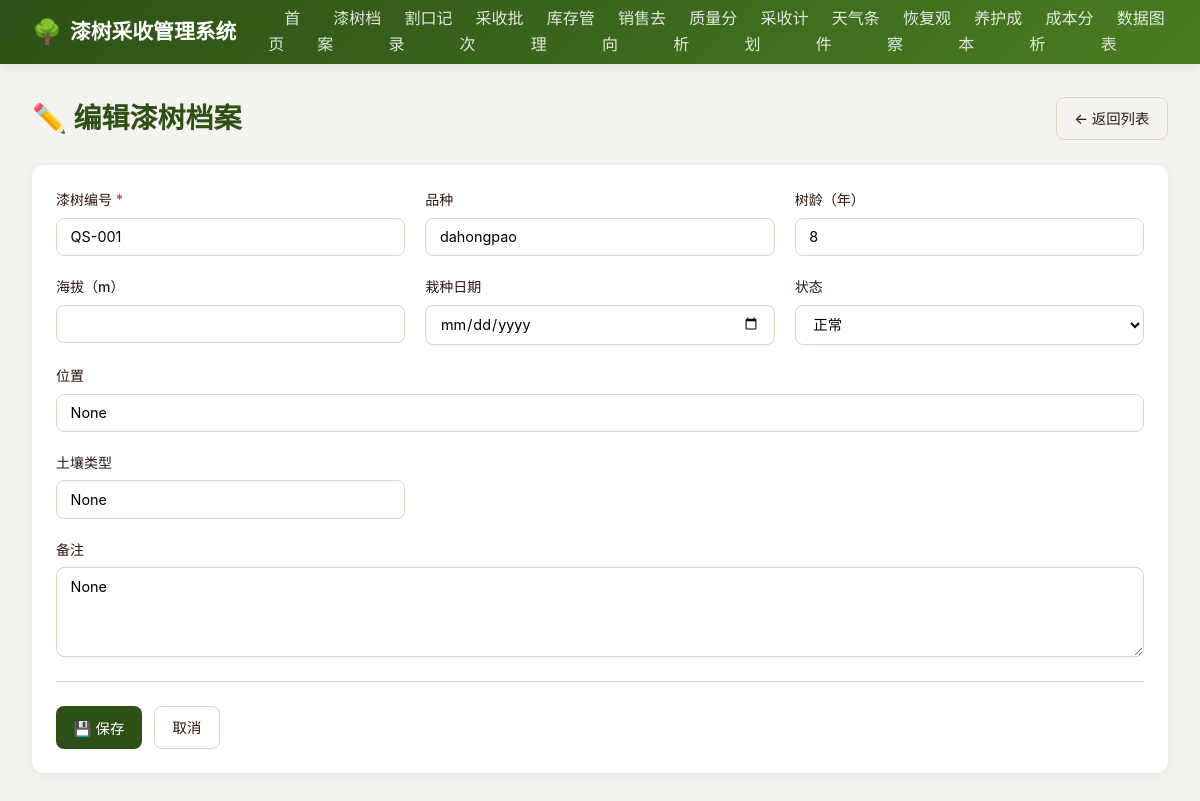
Page /trees/1/edit on the committed database.
### models.py (models this page shows)
class LacquerTree(Base):
    __tablename__ = "lacquer_trees"
    id = Column(Integer, primary_key=True, index=True)
    tree_code = Column(String(50), unique=True, nullable=False, index=True)
    species = Column(String(100))
    age = Column(Integer)
    location = Column(String(200))
    altitude = Column(Float)
    soil_type = Column(String(100))
    planting_date = Column(Date)
    status = Column(String(20), default="正常")
    remarks = Column(Text)
    created_at = Column(DateTime(timezone=True), server_default=func.now())
    incisions = relationship("Incision", back_populates="tree", cascade="all, delete-orphan")
    observations = relationship("RecoveryObservation", back_populates="tree", cascade="all, delete-orphan")

### main.py (the view)
@app.get("/trees/{tree_id}/edit", response_class=HTMLResponse)
async def edit_tree_form(request: Request, tree_id: int, db: Session = Depends(get_db)):
    tree = db.query(models.LacquerTree).filter(models.LacquerTree.id == tree_id).first()
    if not tree:
        raise HTTPException(status_code=404, detail="漆树不存在")
    return templates.TemplateResponse("trees/form.html", {
        "request": request, "tree": tree, "errors": {}
    })

### templates/trees/form.html (shortened to what this page needs)
{% extends "base.html" %}
{% block content %}
<div class="page-header">
  <h1 class="page-title">{% if tree %}✏️ 编辑漆树档案{% else %}➕ 新增漆树档案{% endif %}</h1>
  <a href="/trees" class="btn btn-outline">← 返回列表</a>
</div>
<div class="card">
  <div class="card-body">
    <form method="POST" action="{% if tree %}/trees/{{ tree.id }}/edit{% else %}/trees/new{% endif %}">
      <div class="form-grid">
        <div class="form-group">
          <label>漆树编号 <span class="required">*</span></label>
          <input type="text" name="tree_code" required maxlength="50"
            value="{{ form_data.tree_code if form_data else (tree.tree_code if tree else '') }}"
            placeholder="如：QS-001">
        </div>
        <div class="form-group">
          <label>品种</label>
          <input type="text" name="species" maxlength="100"
            value="{{ form_data.species if form_data else (tree.species if tree else '') }}"
            placeholder="如：大红袍、贵州漆树">
        </div>
        <div class="form-group">
          <label>树龄（年）</label>
          <input type="number" name="age" min="0"
            value="{{ form_data.age if form_data else (tree.age if tree else '') }}">
        </div>
        <div class="form-group">
          <label>海拔（m）</label>
          <input type="number" name="altitude" step="0.1" min="0"
            value="{{ form_data.altitude if form_data else (tree.altitude if tree else '') }}">
        </div>
        <div class="form-group">
          <label>栽种日期</label>
          <input type="date" name="planting_date"
            value="{{ form_data.planting_date if form_data else (tree.planting_date.strftime('%Y-%m-%d') if tree and tree.planting_date else '') }}">
        </div>
        <div class="form-group">
          <label>状态</label>
          <select name="status">
            {% set ns = namespace(selected=form_data.status if form_data else (tree.status if tree else '正常')) %}
            <option value="正常" {% if ns.selected == '正常' %}selected{% endif %}>正常</option>
          </select>
        </div>
        <div class="form-group full">
          <label>位置</label>
          <input type="text" name="location" maxlength="200"
            value="{{ form_data.location if form_data else (tree.location if tree else '') }}"
            placeholder="如：山腰北坡第3排">
        </div>
        <div class="form-group">
          <label>土壤类型</label>
          <input type="text" name="soil_type" maxlength="100"
            value="{{ form_data.soil_type if form_data else (tree.soil_type if tree else '') }}"
            placeholder="如：黄壤、红壤">
        </div>
        <div class="form-group full">
          <label>备注</label>
          <textarea name="remarks" maxlength="500"
            placeholder="其他需要记录的信息...">{{ form_data.remarks if form_data else (tree.remarks if tree else '') }}</textarea>
        </div>
      </div>
      <div class="form-actions">
        <button type="submit" class="btn btn-primary">💾 保存</button>
        <a href="/trees" class="btn btn-outline">取消</a>
      </div>
    </form>
  </div>
</div>
{% endblock %}

### static/css/style.css (style rules this page uses)
:root { --primary: #2d5016; --primary-light: #4a7c23; --secondary: #8b4513; --accent: #d4a574; --bg: #f5f3ef; --card: #ffffff; --text: #2c1810; --text-light: #6b5744; --border: #e0d5c5; --danger: #c0392b; --warning: #e67e22; --success: #27ae60; --info: #2980b9; }
* { margin: 0; padding: 0; box-sizing: border-box; }
body { font-family: -apple-system, BlinkMacSystemFont, "Segoe UI", "PingFang SC", "Microsoft YaHei", sans-serif; background: var(--bg); color: var(--text); line-height: 1.6; }
.page-header { display: flex; justify-content: space-between; align-items: center; margin-bottom: 1.5rem; flex-wrap: wrap; gap: 1rem; }
.page-title { font-size: 1.75rem; font-weight: 700; color: var(--primary); }
.card { background: var(--card); border-radius: 12px; box-shadow: 0 2px 8px rgba(0,0,0,0.06); margin-bottom: 1.5rem; overflow: hidden; }
.card-body { padding: 1.5rem; }
.btn { display: inline-flex; align-items: center; gap: 0.4rem; padding: 0.55rem 1.1rem; border: none; border-radius: 8px; font-size: 0.9rem; font-weight: 500; cursor: pointer; text-decoration: none; transition: all 0.2s; white-space: nowrap; }
.btn-primary { background: var(--primary); color: #fff; }
.btn-outline { background: transparent; border: 1px solid var(--border); color: var(--text); }
.form-grid { display: grid; grid-template-columns: repeat(auto-fit, minmax(280px, 1fr)); gap: 1.25rem; }
.form-group { display: flex; flex-direction: column; gap: 0.4rem; }
.form-group.full { grid-column: 1 / -1; }
label { font-weight: 500; font-size: 0.875rem; color: var(--text); }
label .required { color: var(--danger); }
input, select, textarea { padding: 0.6rem 0.85rem; border: 1px solid var(--border); border-radius: 8px; font-size: 0.9rem; font-family: inherit; background: #fff; transition: all 0.2s; }
textarea { resize: vertical; min-height: 90px; }
.form-actions { display: flex; gap: 0.75rem; margin-top: 1.5rem; padding-top: 1.5rem; border-top: 1px solid var(--border); }

### rows in the picture
LacquerTree: tree_code "QS-001", species "dahongpao", age "8", status "正常", location "None", soil_type "None", remarks "None"
